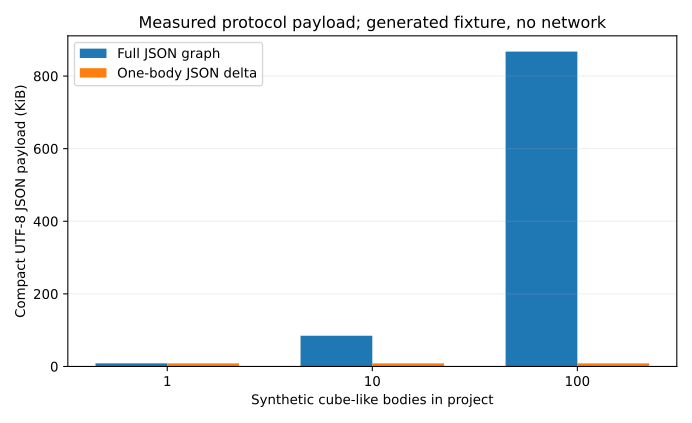

Recreate this plot in Python.
"""Reproducible protocol-only scaling experiment; no ACIS, HTTP, or Neo4j."""
from __future__ import annotations

import csv
import json
from pathlib import Path
import statistics
import sys
import time
import tracemalloc

ROOT = Path(__file__).resolve().parents[1]
sys.path.insert(0, str(ROOT))
from app.json_collab import graph_component, merge_graph

OUT = Path(__file__).resolve().parent


def body_graph(index: int) -> dict:
    # Synthetic counts observed for a cube in log_A: 60 topology nodes.
    counts = [('body', 1), ('lump', 1), ('shell', 1), ('face', 6),
              ('loop', 6), ('coedge', 24), ('edge', 12), ('vertex', 8), ('transform', 1)]
    nodes = []
    by_kind = {}
    for kind, count in counts:
        ids = [f'b{index}' if kind == 'body' else f'b{index}-{kind}-{n}' for n in range(count)]
        by_kind[kind] = ids
        nodes.extend({'id': node_id, 'labels': [kind], 'props': {'sample': index, 'ordinal': n}}
                     for n, node_id in enumerate(ids))
    rels = []
    chain = [('body', 'lump', 'body_lump'), ('lump', 'shell', 'lump_shell'),
             ('shell', 'face', 'shell_face'), ('face', 'loop', 'face_loop'),
             ('loop', 'coedge', 'loop_start'), ('coedge', 'edge', 'coedge_edge'),
             ('edge', 'vertex', 'edge_start')]
    for src, dst, relation in chain:
        for n, target in enumerate(by_kind[dst]):
            rels.append({'type': relation, 'start': by_kind[src][n % len(by_kind[src])],
                         'end': target, 'props': {}})
    rels.append({'type': 'body_transform', 'start': by_kind['body'][0],
                 'end': by_kind['transform'][0], 'props': {}})
    return {'nodes': nodes, 'rels': rels, 'serializer_build': 'synthetic-cube-topology-v1'}


def compact_bytes(value: dict) -> int:
    return len(json.dumps(value, ensure_ascii=False, separators=(',', ':')).encode('utf-8'))


def measure(size: int, repeats: int = 15) -> dict:
    bodies = [body_graph(i) for i in range(size)]
    full = {'nodes': [n for b in bodies for n in b['nodes']],
            'rels': [r for b in bodies for r in b['rels']],
            'serializer_build': 'synthetic-cube-topology-v1'}
    delta = graph_component(full, ['b0'])
    assert len(delta['nodes']) == 60 and len(delta['rels']) == 59
    times = []
    peaks = []
    for _ in range(repeats):
        tracemalloc.start()
        started = time.perf_counter_ns()
        merged = merge_graph(full, delta, [{'uuid': 'b0', 'changeType': 'MODIFY'}])
        times.append((time.perf_counter_ns() - started) / 1_000_000)
        peaks.append(tracemalloc.get_traced_memory()[1])
        tracemalloc.stop()
        assert len(merged['nodes']) == len(full['nodes'])
    return {'bodies': size, 'full_nodes': len(full['nodes']), 'full_rels': len(full['rels']),
            'delta_nodes': len(delta['nodes']), 'delta_rels': len(delta['rels']),
            'full_json_bytes': compact_bytes(full), 'delta_json_bytes': compact_bytes(delta),
            'delta_fraction': round(compact_bytes(delta) / compact_bytes(full), 5),
            'merge_median_ms': round(statistics.median(times), 3),
            'merge_peak_kib': round(statistics.median(peaks) / 1024, 1)}


def main() -> None:
    rows = [measure(size) for size in (1, 10, 100)]
    with (OUT / 'protocol_scaling.csv').open('w', newline='', encoding='utf-8') as f:
        writer = csv.DictWriter(f, fieldnames=rows[0].keys())
        writer.writeheader()
        writer.writerows(rows)
    import matplotlib.pyplot as plt
    fig, ax = plt.subplots(figsize=(7.2, 4.4))
    xs = list(range(len(rows)))
    width = 0.35
    ax.bar([x - width / 2 for x in xs], [r['full_json_bytes'] / 1024 for r in rows], width, label='Full JSON graph')
    ax.bar([x + width / 2 for x in xs], [r['delta_json_bytes'] / 1024 for r in rows], width, label='One-body JSON delta')
    ax.set_xticks(xs, [str(r['bodies']) for r in rows])
    ax.set_xlabel('Synthetic cube-like bodies in project')
    ax.set_ylabel('Compact UTF-8 JSON payload (KiB)')
    ax.set_title('Measured protocol payload; generated fixture, no network')
    ax.legend()
    ax.grid(axis='y', alpha=.2)
    fig.tight_layout()
    fig.savefig(OUT / 'protocol_scaling.svg')
    plt.close(fig)
    print(json.dumps(rows, ensure_ascii=False, indent=2))


if __name__ == '__main__':
    main()
